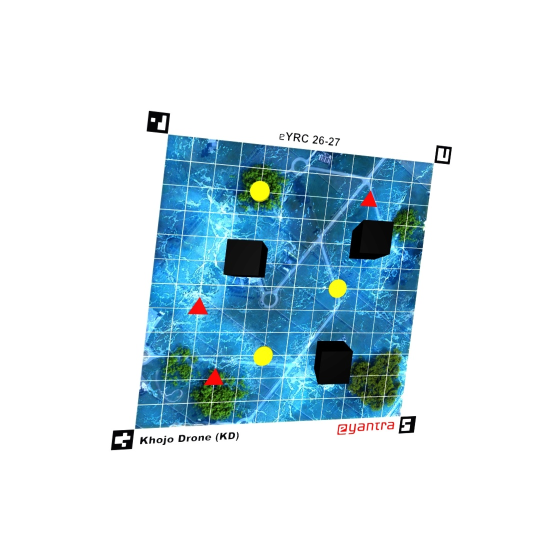
#> input picture task_1/test_img.jpg, 1120 x 1120 px (shown at 1/2 size)
$ python task_1a.py --image test_img.jpg
#> lines starting #> are read from the running program, lines starting #| are printed output that depends on the picture; after the words box and inside, x2 and y2 are one past the last pixel; in counts of white or black regions, pixels touching at a corner belong together
import os
import cv2
import string
import argparse
import numpy as np


def get_aruco_markers(img) -> dict:

    aruco_dict = cv2.aruco.getPredefinedDictionary(cv2.aruco.DICT_4X4_250)
    detector = cv2.aruco.ArucoDetector(aruco_dict)

    corners, ids, rejected = detector.detectMarkers(img)

    if ids is None or len(ids) != 4:
        raise ValueError(f"Expected 4 markers, got {0 if ids is None else len(ids)}")

    ids = ids.flatten()
    return dict(zip(ids,corners))


def get_inner_points(id2corners: dict) -> list:

    all_pts = np.vstack([c.reshape(4, 2) for c in id2corners.values()])
    centroid = all_pts.mean(axis=0)

    inner_points = {}

    for id,corners in id2corners.items():
        pts = corners.reshape(4, 2)
        dists = np.linalg.norm(pts - centroid, axis=1)
        inner_points[id] = pts[np.argmin(dists)]

    ordered_ids = [80, 85, 90, 95]
    src_points = []

    for id in ordered_ids:
        src_points.append(inner_points[id])

    return src_points


def perspective_transform(img, width: int, height: int):

    gray = cv2.cvtColor(img,cv2.COLOR_RGB2GRAY)

    marker_map = get_aruco_markers(gray)
    src_points = np.float32(get_inner_points(marker_map))
    dest_points = np.array([[0, 0],
                            [width - 1, 0],
                            [width - 1, height - 1],
                            [0, height - 1],],dtype=np.float32)

    transformation_matrix = cv2.getPerspectiveTransform(src_points, dest_points)
    flat_img = cv2.warpPerspective(img, transformation_matrix, (width, height))

    return flat_img


def get_clean_mask(img,lower,upper):

    hsv = cv2.cvtColor(img,cv2.COLOR_RGB2HSV)
    mask = cv2.inRange(hsv,lower,upper)

    kernel = cv2.getStructuringElement(cv2.MORPH_ELLIPSE, (5, 5))
    cleaned = cv2.morphologyEx(mask, cv2.MORPH_OPEN, kernel)

    return cleaned


def get_centroids(binary_img) -> list:
    contours, _ = cv2.findContours(binary_img, cv2.RETR_EXTERNAL, cv2.CHAIN_APPROX_SIMPLE)

    centroids = []
    MIN_CONTOUR_AREA = 200

    for cnt in contours:
        if cv2.contourArea(cnt) < MIN_CONTOUR_AREA:
            continue

        moments = cv2.moments(cnt)
        if moments["m00"] == 0:
            continue

        cx = moments["m10"] / moments["m00"]
        cy = moments["m01"] / moments["m00"]
        centroids.append((cx, cy))

    return centroids


def build_grid_labels() -> dict:

    NUM_LINES = 11
    CELL_SIZE = 75
    COLUMN_LABELS = string.ascii_uppercase[:NUM_LINES]

    grid_coords = np.arange(1, NUM_LINES + 1) * CELL_SIZE
    grid = {}

    for row in range(NUM_LINES):

        y = int(grid_coords[row])
        for col in range(NUM_LINES):

            x = int(grid_coords[col])
            label = f"{COLUMN_LABELS[col]}{row + 1}"
            grid[label] = (x, y)

    return grid


def match_to_grid(centroids: list,grid) -> list:

    closest = []

    labels = list(grid.keys())
    coords = np.array([grid[l] for l in labels])

    for cx, cy in centroids:

        dists = np.linalg.norm(coords - np.array([cx, cy]), axis=1)
        best_idx = np.argmin(dists)
        closest.append(labels[best_idx])

    return closest


def pipeline(IMAGE_PATH: str) -> None:

#> called with IMAGE_PATH = 'test_img.jpg'
    img = cv2.imread(IMAGE_PATH)
#> img is the input picture: shape (1120, 1120, 3); mean B, G, R 232.1, 224.8, 207.8
    img = cv2.cvtColor(img,cv2.COLOR_BGR2RGB)

    flat_img = perspective_transform(img,900,900)
#> in perspective_transform, `gray = cv2.cvtColor(img,cv2.COLOR_RGB2GRAY)`:
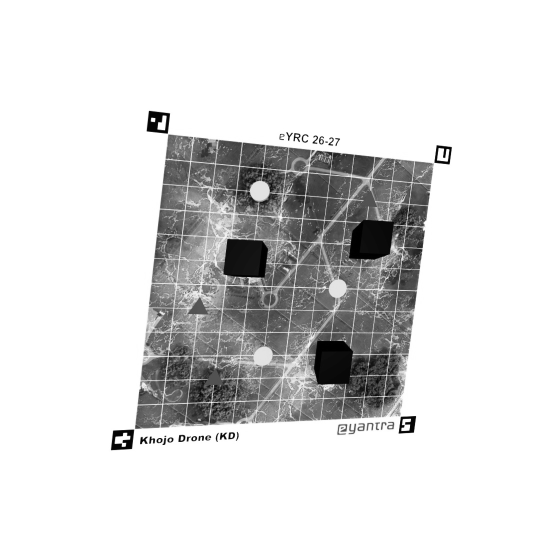
#> gray: shape (1120, 1120) (shown at 1/2 size); min 0, max 255, mean 220.5
#> in get_aruco_markers, `corners, ids, rejected = detector.detectMarkers(img)`: corners = ([[335, 267], [293, 262], [298, 222], [339, 227]], [[263, 897], [222, 900], [226, 861], [268, 859]], [[898, 328], [869, 325], [873, 290], [903, 294]], [[826, 865], [797, 866], [802, 833], [831, 832]]); ids = [80, 95, 85, 90]; rejected = 19 items
#> in perspective_transform, `marker_map = get_aruco_markers(gray)`: marker_map = {80: [[335, 267], [293, 262], [298, 222], [339, 227]], 95: [[263, 897], [222, 900], [226, 861], [268, 859]], 85: [[898, 328], [869, 325], [873, 290], [903, 294]], 90: [[826, 865], [797, 866], [802, 833], [831, 832]]}
#> in get_inner_points, `all_pts = np.vstack([c.reshape(4, 2) for c in id2corners.values()])`: all_pts = 16 rows, first 8: [335, 267], [293, 262], [298, 222], [339, 227], [263, 897], [222, 900], [226, 861], [268, 859]
#> in get_inner_points, `centroid = all_pts.mean(axis=0)`: centroid = [565.2, 570.5]
#> the loop in get_inner_points, `for id,corners in id2corners.items():` made 4 passes
#> (id, pts, dists) on passes 1 to 4: (80, [[335, 267], [293, 262], [298, 222], [339, 227]], [380.9, 411.4, 439.1, 411.3]), (95, [[263, 897], [222, 900], [226, 861], [268, 859]], [444.9, 475.8, 446.6, 414.2]), (85, [[898, 328], [869, 325], [873, 290], [903, 294]], [411.8, 390.6, 416.4, 436.5]), (90, [[826, 865], [797, 866], [802, 833], [831, 832]], [393.4, 375.6, 353.5, 372.9])
#> after the loop in get_inner_points, `for id,corners in id2corners.items():`: inner_points = {80: [335, 267], 95: [268, 859], 85: [869, 325], 90: [802, 833]}
#> after the loop in get_inner_points, `for id in ordered_ids:`: src_points = [[335, 267], [869, 325], [802, 833], [268, 859]]
#> in perspective_transform, `transformation_matrix = cv2.getPerspectiveTransform(src_points, dest_p..`: transformation_matrix = [[1.29, 0.146, -471.6], [-0.145, 1.33, -306.9], [-0.000236, -5.8e-05, 1]]
#> in perspective_transform, `flat_img = cv2.warpPerspective(img, transformation_matrix, (width, hei..`:
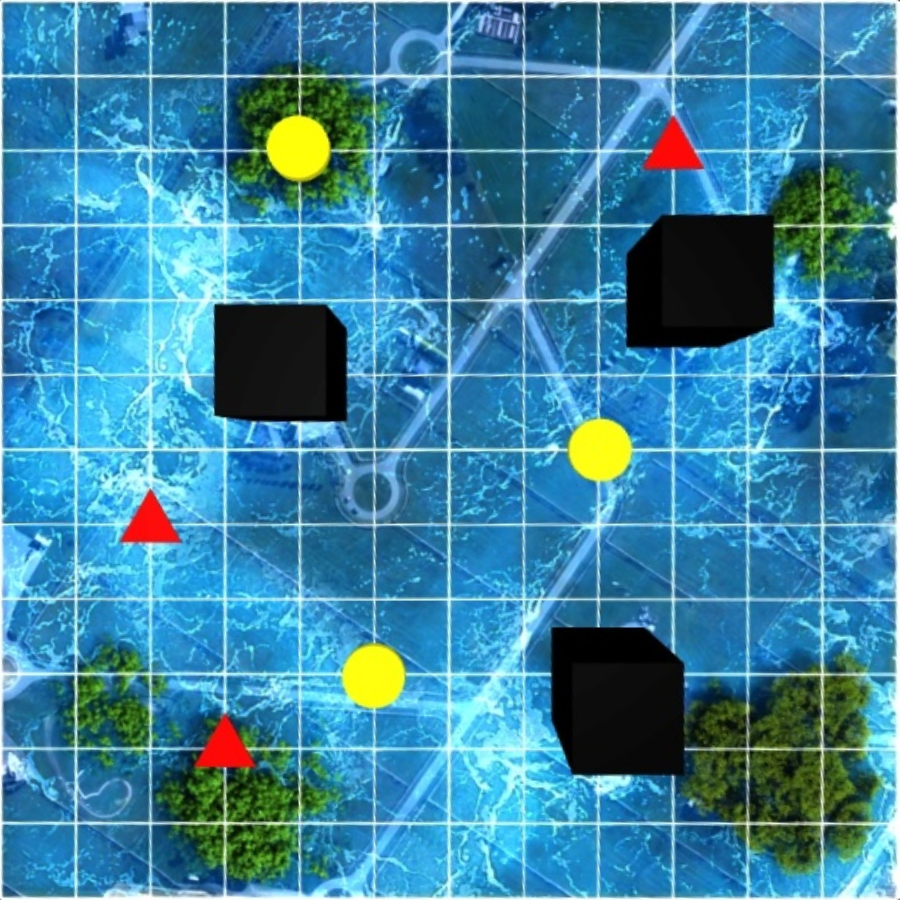
#> flat_img: shape (900, 900, 3); mean R, G, B 59.1, 130.6, 161.2

    YELLOW_LOWER = np.array([20, 100, 100])
    YELLOW_UPPER = np.array([40, 255, 255])
    yellow_mask = get_clean_mask(flat_img,YELLOW_LOWER,YELLOW_UPPER)
#> in get_clean_mask, `hsv = cv2.cvtColor(img,cv2.COLOR_RGB2HSV)`: hsv: shape (900, 900, 3); mean H, S, V 91.3, 170.8, 169.3
#> in get_clean_mask, `mask = cv2.inRange(hsv,lower,upper)`:
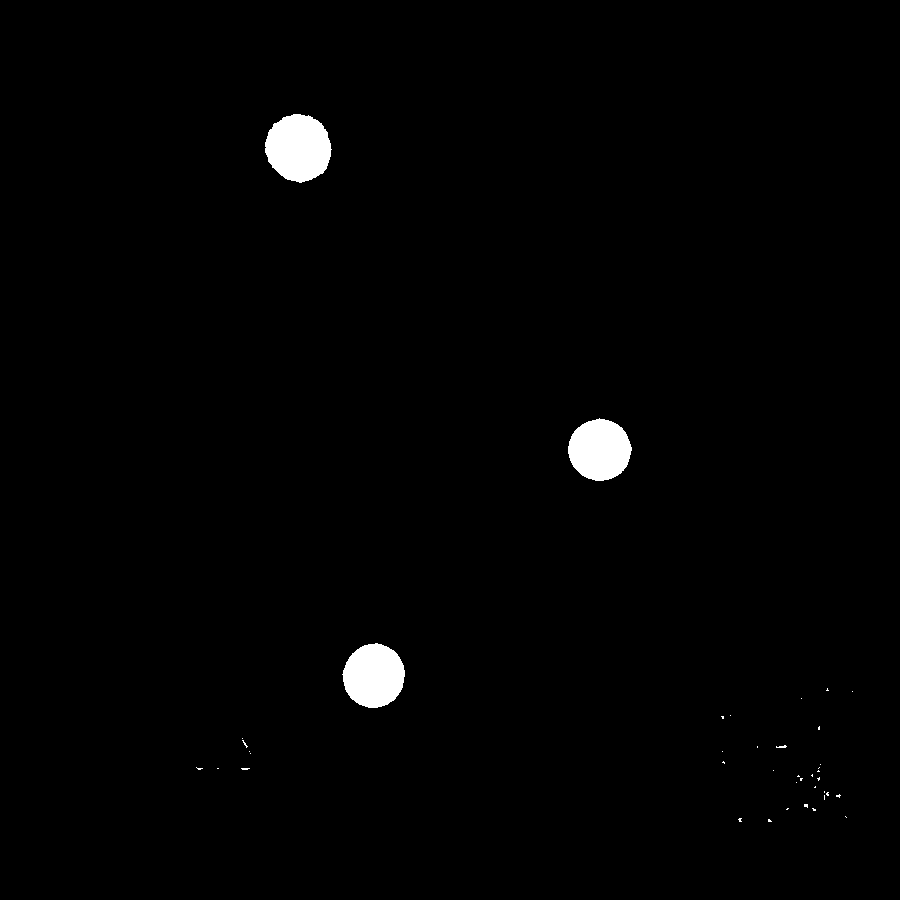
#> mask: shape (900, 900); 1.2% white; 40 white regions (36 under 20 px), largest, box (x1, y1, x2, y2) and area: (265, 114, 332, 183) 3501, (342, 643, 405, 708) 3117, (568, 418, 632, 481) 3048, (776, 745, 787, 748) 21
#> in get_clean_mask, `cleaned = cv2.morphologyEx(mask, cv2.MORPH_OPEN, kernel)`: cleaned: shape (900, 900); 1.2% white; 3 white regions

    yellow_centroids = get_centroids(yellow_mask)
#> in get_centroids, `contours, _ = cv2.findContours(binary_img, cv2.RETR_EXTERNAL, cv2.CHAI..`: contours = 3 contours; box (x1, y1, x2, y2) and area: (265, 114, 331, 183) 3396, (343, 643, 405, 708) 3024, (568, 418, 632, 481) 2959
#> the loop in get_centroids, `for cnt in contours:` made 3 passes
#> (cx, cy) on passes 1 to 3: (373.5, 675.4), (599.3, 449.5), (298.1, 147.6)
#> after the loop in get_centroids, `for cnt in contours:`: centroids = [(373.5, 675.4), (599.3, 449.5), (298.1, 147.6)]
#> yellow_centroids = [(373.5, 675.4), (599.3, 449.5), (298.1, 147.6)]

    grid = build_grid_labels()
    stable_survivors = match_to_grid(yellow_centroids,grid)
#> the loop in match_to_grid, `for cx, cy in centroids: ` made 3 passes
#> (cx, cy, best_idx) on passes 1 to 3: (373.5, 675.4, 92), (599.3, 449.5, 62), (298.1, 147.6, 14)
#> after the loop in match_to_grid, `for cx, cy in centroids:`: closest = ['E9', 'H6', 'D2']
#> stable_survivors = ['E9', 'H6', 'D2']

    RED_LOWER_1 = np.array([0, 100, 100])
    RED_UPPER_1 = np.array([10, 255, 255])

    RED_LOWER_2 = np.array([170, 100, 100])
    RED_UPPER_2 = np.array([180, 255, 255])

    red_mask1 = get_clean_mask(flat_img, RED_LOWER_1, RED_UPPER_1)
#> in get_clean_mask (call 2), `mask = cv2.inRange(hsv,lower,upper)`:
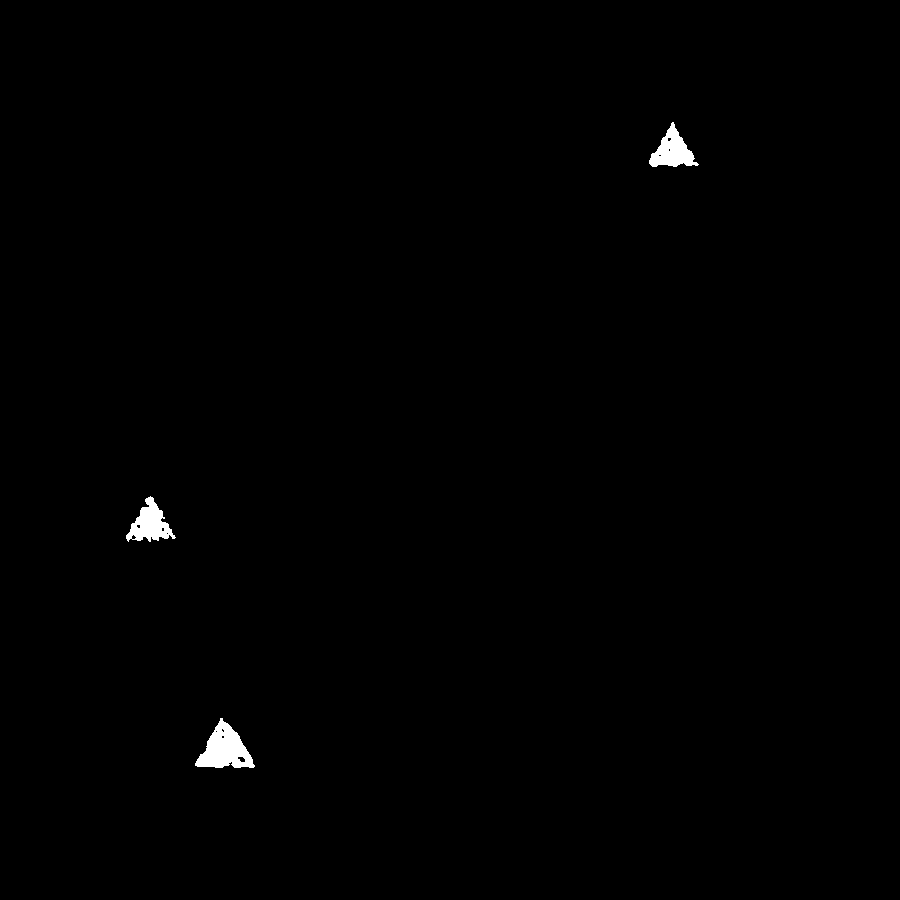
#> mask: shape (900, 900); 0.48% white; 3 white regions, box (x1, y1, x2, y2) and area: (195, 718, 255, 768) 1626, (126, 496, 176, 542) 1132, (649, 122, 699, 167) 1106
#> in get_clean_mask (call 2), `cleaned = cv2.morphologyEx(mask, cv2.MORPH_OPEN, kernel)`: cleaned: shape (900, 900); 0.46% white; 3 white regions, box (x1, y1, x2, y2) and area: (195, 720, 254, 768) 1604, (126, 496, 172, 541) 1075, (649, 125, 694, 167) 1073
    red_mask2 = get_clean_mask(flat_img, RED_LOWER_2, RED_UPPER_2)
#> in get_clean_mask (call 3), `mask = cv2.inRange(hsv,lower,upper)`:
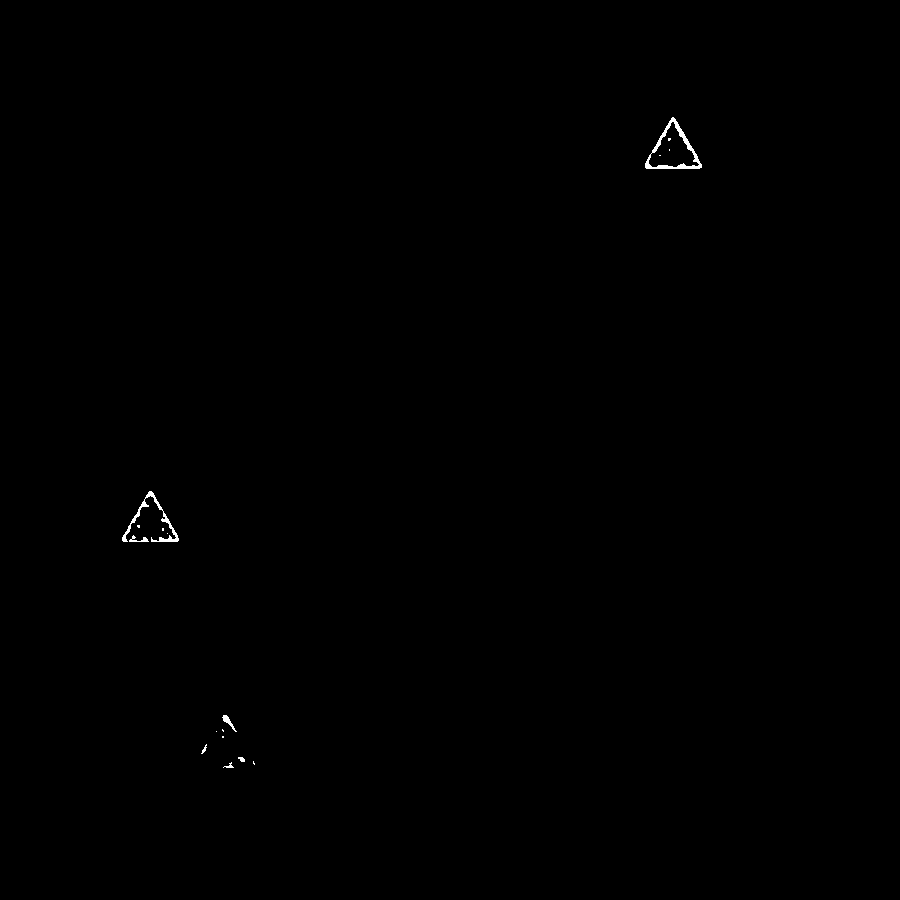
#> mask: shape (900, 900); 0.15% white; 17 white regions (10 under 20 px), largest, box (x1, y1, x2, y2) and area: (645, 117, 702, 169) 563, (122, 491, 179, 542) 431, (222, 715, 237, 732) 73
#> in get_clean_mask (call 3), `cleaned = cv2.morphologyEx(mask, cv2.MORPH_OPEN, kernel)`:
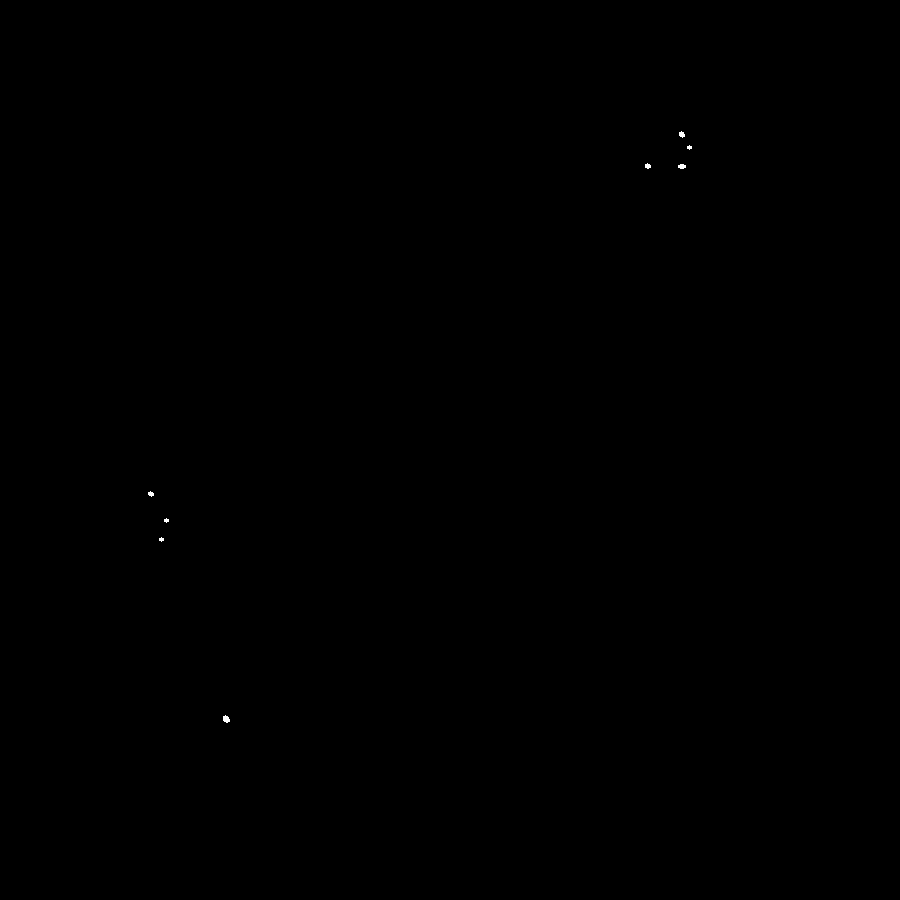
#> cleaned: shape (900, 900); 0.02% white; 8 white regions (3 under 20 px), largest, box (x1, y1, x2, y2) and area: (223, 715, 230, 723) 40, (678, 164, 686, 169) 32, (679, 131, 685, 138) 29, (645, 163, 651, 169) 26, (148, 491, 154, 497) 24
    red_mask = cv2.bitwise_or(red_mask1, red_mask2)
#> red_mask: shape (900, 900); 0.49% white; 3 white regions

    red_centroids = get_centroids(red_mask)
#> in get_centroids (call 2), `contours, _ = cv2.findContours(binary_img, cv2.RETR_EXTERNAL, cv2.CHAI..`: contours = 3 contours; box (x1, y1, x2, y2) and area: (195, 715, 254, 768) 1591, (645, 125, 694, 169) 1114, (126, 491, 172, 542) 1062
#> the loop in get_centroids (call 2), `for cnt in contours:` made 3 passes
#> (cx, cy) on passes 1 to 3: (224.6, 748.5), (149.8, 522.8), (672.1, 151)
#> red_centroids = [(224.6, 748.5), (149.8, 522.8), (672.1, 151)]
    critical_survivors = match_to_grid(red_centroids,grid)
#> the loop in match_to_grid (call 2), `for cx, cy in centroids: ` made 3 passes
#> (cx, cy, best_idx) on passes 1 to 3: (224.6, 748.5, 101), (149.8, 522.8, 67), (672.1, 151, 19)
#> critical_survivors = ['C10', 'B7', 'I2']


    ids = list(get_aruco_markers(img).keys())
#> ids = [80, 95, 85, 90]
    lines = [
        f"Detected marker IDs: [{', '.join(map(str, ids))}]",
        f"Critical Survivors: {', '.join(critical_survivors)}",
        f"Stable Survivors: {', '.join(stable_survivors)}",
    ]

    result_path = f"{os.path.splitext(os.path.basename(IMAGE_PATH))[0]}_results.txt"
    with open(result_path, "w") as f:
        f.write("\n".join(lines) + "\n")


if __name__ == "__main__":
    parser = argparse.ArgumentParser()
    parser.add_argument("--image", required=True)

    args = parser.parse_args()
    pipeline(args.image)
